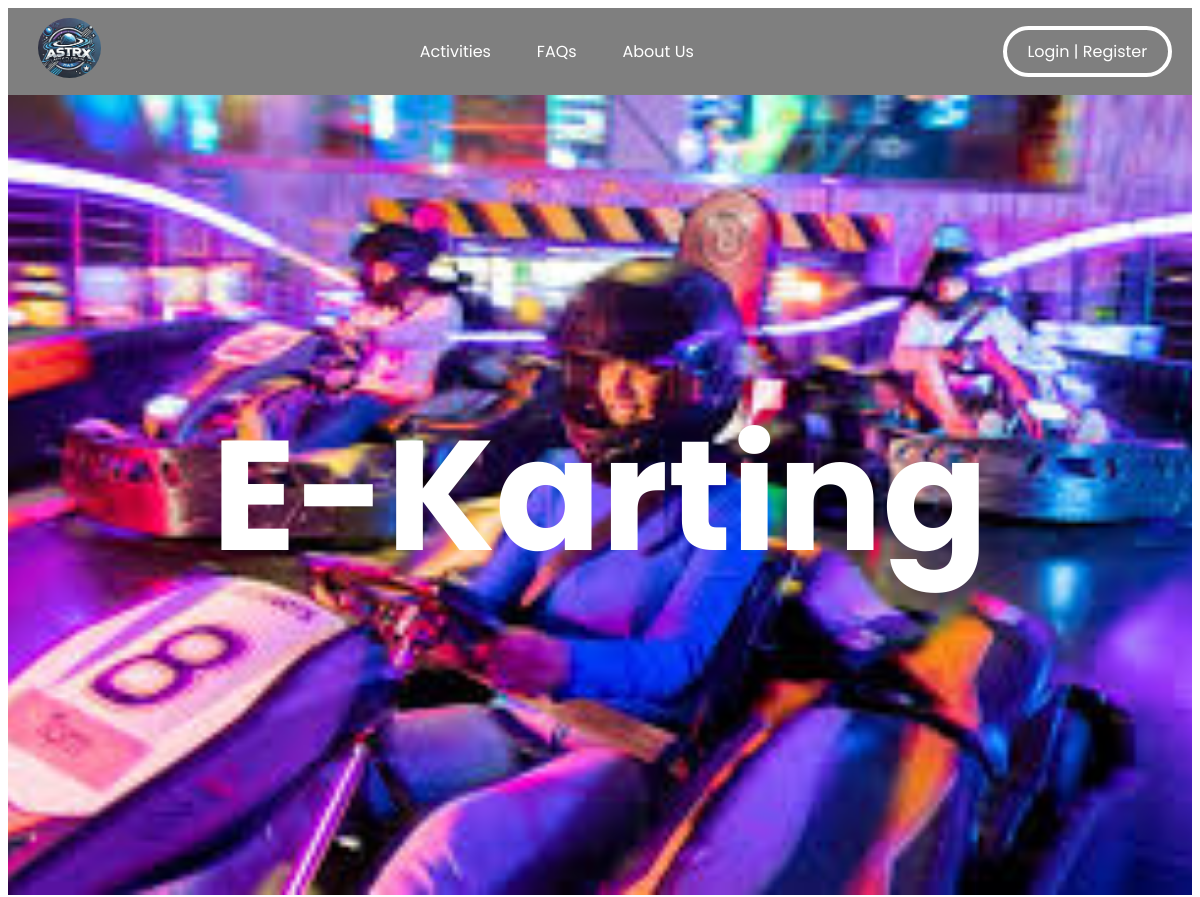
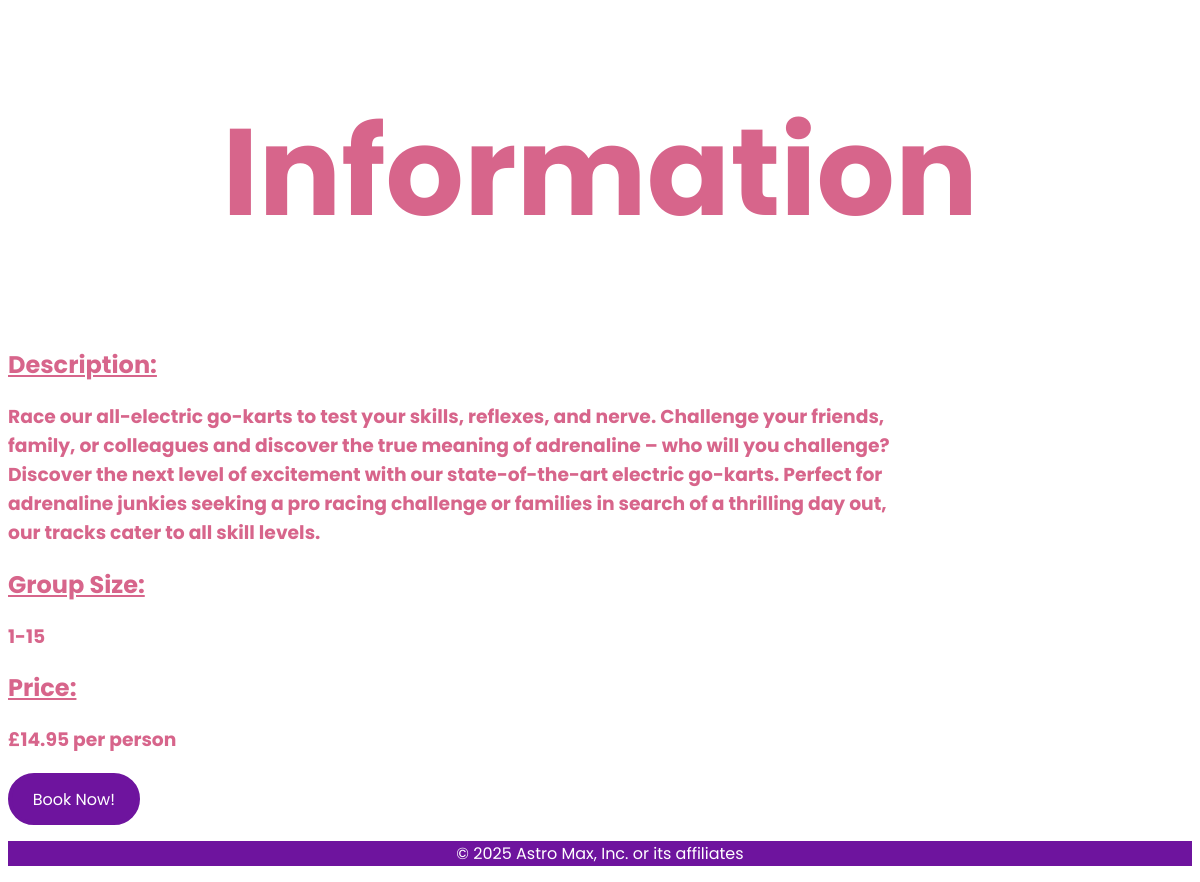
The app's page /attraction.php?id=1 with its own data (2 pictures, top to bottom).
### tables this page shows
CREATE TABLE `attractions` (
  `attractionID` int(11) NOT NULL,
  `attractionName` varchar(255) NOT NULL,
  `description` text NOT NULL,
  `overview` text NOT NULL,
  `img` varchar(255) NOT NULL,
  `price` decimal(10,2) NOT NULL,
  `maxCapacity` int(11) NOT NULL,
  `availablity` tinyint(1) DEFAULT 1
);

### public/attraction.php (the view, shortened to what this page needs)
<?php
include '../config/db.php';
$attractionID = $_GET['id'] ?? null;
$query = $pdo->prepare("SELECT * FROM attractions WHERE attractionID = :attractionID");
$query->execute(['attractionID' => $attractionID]);
$activity = $query->fetch();
include '../templates/header.php';
include '../templates/nav.php';
?>
<div class="general-bg" style="background-image: url('img/<?php echo htmlspecialchars($activity["img"]); ?>');">
<h1 class = "caption"><?php echo htmlspecialchars($activity["attractionName"]); ?></h1>
</div>
<h1 class="title">Information</h1>
<h2 class = "header">Description:</h2>
<h3 class="text"><?php echo htmlspecialchars($activity["description"]); ?></h3>
<h2 class = "header">Group Size:</h2>
<h3 class="text">1-<?php echo htmlspecialchars($activity["maxCapacity"]); ?></h3>
<h2 class = "header">Price:</h2>
<h3 class="text">£<?php echo htmlspecialchars($activity["price"]); ?> per person</h3>
<button onclick="LoggedIn()" class="book">Book Now!</button>
<?php include '../templates/footer.php'; ?>

### public/css/style.css (style rules this page uses)
.general-bg { background: url('../img/general_bg.png'); height: 100vh; display: flex; justify-content: center; align-items: center; text-align: center; background-repeat: no-repeat; box-sizing: border-box; background-position: center; background-repeat: no-repeat; background-size: cover; }
body { font-family: "Poppins", serif; }
html { scroll-behavior: smooth; }
.title { font-size: 123px; color: #d7658b; text-align: center; }
.caption { font-size: 156px; color: white; }
.text { color: #d7658b; max-width: 900px; word-wrap: break-word; }
.header { color: #d7658b; text-decoration: underline; }
.book { text-decoration: none; color: white; padding: 0.60rem 1.30rem; border-radius: 0.30rem; font-size: 1.00rem; font-family: "Poppins", serif; border-radius: 86px; border: 4px solid #6e149e; background-color: #6e149e; }

### records on screen
attractions: img (picture), attractionName "E-Karting", description "Race our all-electric go-karts to test your skills, reflexes, and nerve. Challenge your friends, family, or colleagues and discover the true meaning of adrenaline – who will you challenge? Discover the next level of excitement with our state-of-the-art electric go-karts. Perfect for adrenaline junkies seeking a pro racing challenge or families in search of a thrilling day out, our tracks cater to all skill levels.", maxCapacity "15", price "14.95"
